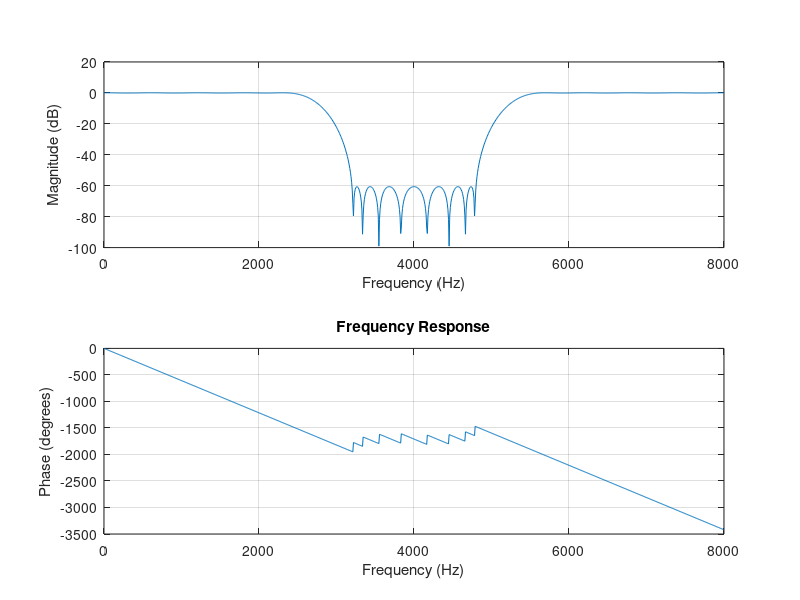
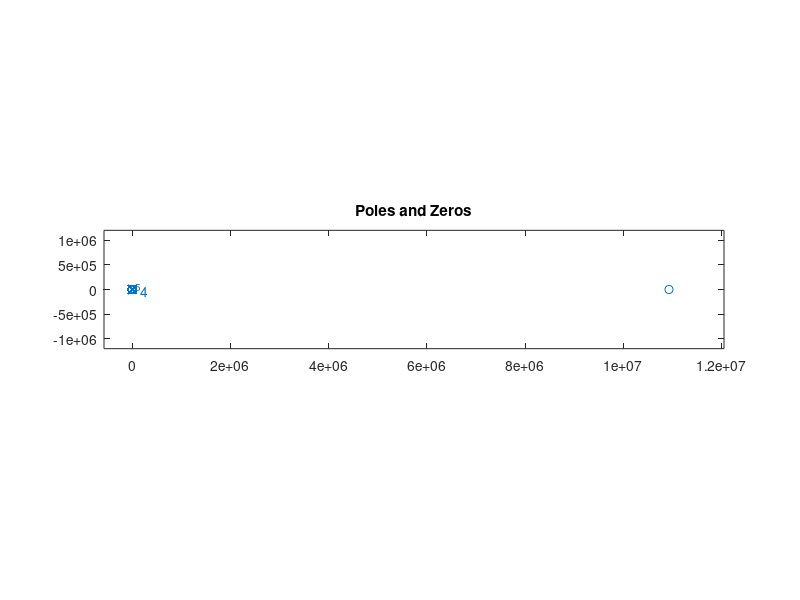

The MATLAB source for these figures, in order:
Fs=16000;

%Filter 1
%f = [0.4 0.5]*Fs/2;                              
%m = [1 0];                                      
%dev = [0.01 0.001];                           

%Filter 2
% f = [0.5 0.6]*Fs/2;                              
% m = [0 1];                                      
% dev = [0.001 0.01];

%Filter 3
% f = [0.3 0.4 0.6 0.7]*Fs/2;                              
% m = [0 1 0];                                      
% dev = [0.001 0.01 0.001];

%Filter 4
f = [0.3 0.4 0.6 0.7]*Fs/2;                              
m = [1 0 1];                                      
dev = [0.01 0.001 0.01];

[n,fo,mo,w]=firpmord(f,m,dev,Fs)
b = firpm(n,fo,mo,w);

figure;                       
freqz(b,1,1024,Fs);
title('Frequency Response');

figure;            
zplane(b,1); 
grid;  
title('Poles and Zeros');   